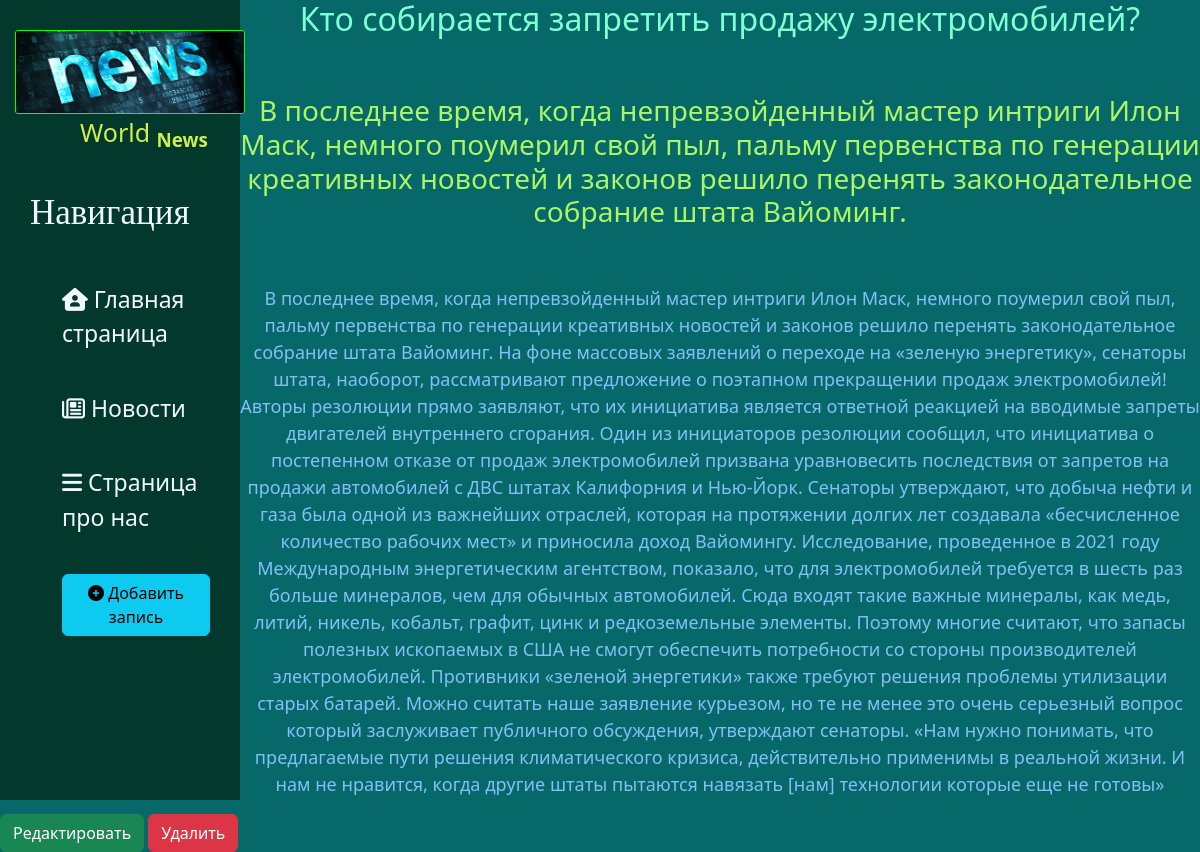
The page /news/2 on the database its author committed.
### news/models.py (models this page shows, shortened)
class Article(models.Model):
    title = models.CharField('Название', max_length=50)
    anons = models.CharField('Анонс',max_length=250)
    full_text = models.TextField('Статья')
    date = models.DateTimeField('Дата')
    class Meta:
        verbose_name = 'Новость'
        verbose_name_plural = 'Новости'

### news/views.py (the view)
# urls.py: path('<int:pk>', views.NewsDetailView.as_view(), name='news_datail'),
class NewsDetailView(DetailView):
    model = Article
    template_name = 'news/datails_news.html'
    context_object_name = 'article'

### news/templates/news/datails_news.html (shortened to what this page needs)
{% extends 'main/layout.html' %}
{% block content %}
    <div class="full_news">
            <h2>{{ article.title }}</h2><br><br>
            <h3>{{ article.anons }}</h3><br><br>
            <P>{{ article.full_text }}</P>
            <a href="{% url 'news_update' article.id %}" class="btn btn-success">Редактировать</a>
            <a href="{% url 'news_delete' article.id %}" class="btn btn-danger">Удалить</a>
    </div>
{% endblock %}

### main/static/main/css/main.css (style rules this page uses)
body { background-color: rgb(6, 104, 104); }
.full_news h2 { color: aquamarine; text-align: center; }
.full_news h3 { color: rgb(171, 245, 102); text-align: center; }
.full_news p { color: rgb(130, 193, 248); text-align: center; font-size: 18px; }

### rows shown on the page
Article: anons "В последнее время, когда непревзойденный мастер интриги Илон Маск, немного поумерил свой пыл, пальму первенства по генерации креативных новостей и законов решило перенять законодательное собрание штата Вайоминг.", full_text "В последнее время, когда непревзойденный мастер интриги Илон Маск, немного поумерил свой пыл, пальму первенства по генерации креативных новостей и законов решило перенять законодательное собрание штата Вайоминг. На фоне массовых заявлений о переходе на «зеленую энергетику», сенаторы штата, наоборот, рассматривают предложение о поэтапном прекращении продаж электромобилей! Авторы резолюции прямо заявляют, что их инициатива является ответной реакцией на вводимые запреты двигателей внутреннего сгорания. Один из инициаторов резолюции сообщил, что инициатива о постепенном отказе от продаж электромобилей призвана уравновесить последствия от запретов на продажи автомобилей с ДВС штатах Калифорния и…"
